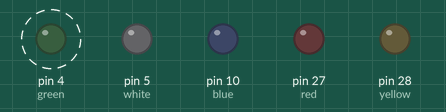
Bench run of a program on a simulated MicroPython board. Shown: output pins drawn as LEDs (lit = HIGH). Dashed ring = blinking. What the program prints to the serial console is not drawn. At 10.0 s the program stops and its outputs stay as they are.

Above: at 0.5 s.
Timing chart, 0 to 4.6 s (numbered marks = the images above):
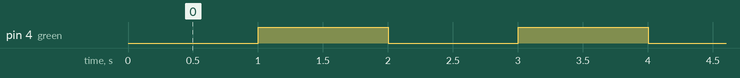

The program:

green.py
```python
from machine import Pin
from time import sleep
white=Pin(5,Pin.OUT)
green=Pin(4,Pin.OUT)
blue=Pin(10,Pin.OUT)
yellow=Pin(28,Pin.OUT)
red=Pin(27,Pin.OUT)

def init():
    white.off()
    green.off()
    blue.off()
    yellow.off()
    red.off()


for x in range(5):
    print('green',x)
    init()
    sleep(1)
    green.on()
    sleep(1)
green.off()
```

Measured:
- by itself, pin 4 (green): alternates HIGH for 1.0 s and LOW for 1.0 s
